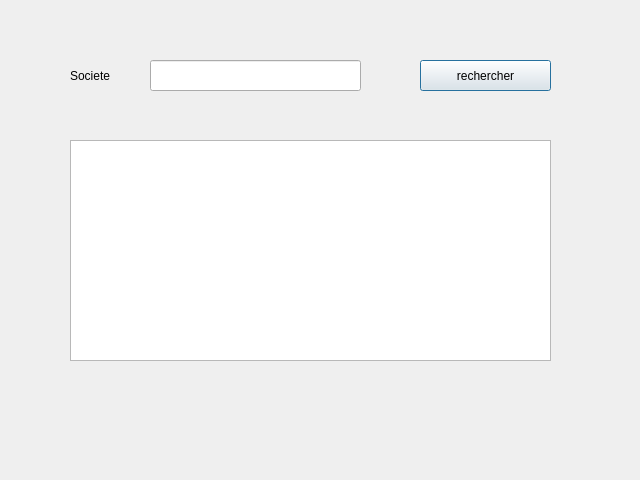
<?xml version="1.0" encoding="UTF-8"?>
<ui version="4.0">
 <class>rechercherfournisseur</class>
 <widget class="QDialog" name="rechercherfournisseur">
  <property name="geometry">
   <rect>
    <x>0</x>
    <y>0</y>
    <width>640</width>
    <height>480</height>
   </rect>
  </property>
  <property name="windowTitle">
   <string>Dialog</string>
  </property>
  <widget class="QTableView" name="FrechercherView">
   <property name="geometry">
    <rect>
     <x>70</x>
     <y>140</y>
     <width>481</width>
     <height>221</height>
    </rect>
   </property>
  </widget>
  <widget class="QPushButton" name="FrechercherPB">
   <property name="geometry">
    <rect>
     <x>420</x>
     <y>60</y>
     <width>131</width>
     <height>31</height>
    </rect>
   </property>
   <property name="text">
    <string>rechercher</string>
   </property>
  </widget>
  <widget class="QLabel" name="cin">
   <property name="geometry">
    <rect>
     <x>70</x>
     <y>60</y>
     <width>81</width>
     <height>31</height>
    </rect>
   </property>
   <property name="text">
    <string>Societe</string>
   </property>
  </widget>
  <widget class="QLineEdit" name="FrechercherLE">
   <property name="geometry">
    <rect>
     <x>150</x>
     <y>60</y>
     <width>211</width>
     <height>31</height>
    </rect>
   </property>
  </widget>
 </widget>
 <resources/>
 <connections/>
</ui>
